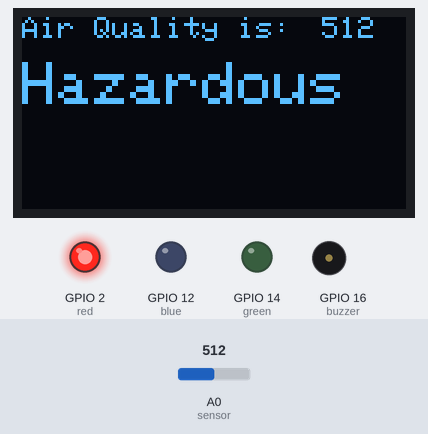
Recording of a sketch running on a simulated ESP8266 (NodeMCU). On the bench: 128×64 one-colour display, output pins drawn as LEDs (lit = HIGH), buzzer (waves = sounding). Inputs (shaded band) come from the test bench; at power-on: A0 (sensor) = 512. WiFi joins after 1.5 s; servers stay silent unless stated; uploads are accepted with an empty reply; pins used as bus, display or sensor lines are not drawn; what the sketch prints to the serial monitor is not drawn.

Above: at 6.3 s.
6.4 s: A0 (sensor) set to 308
At 13.3 s:
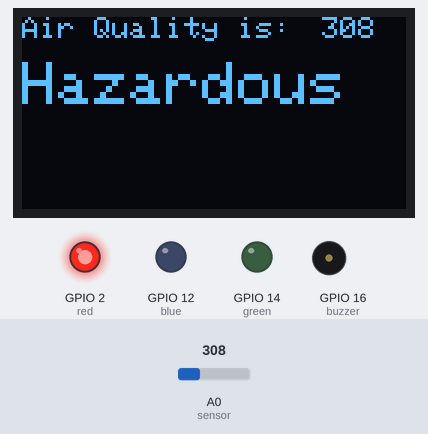
13.7 s: A0 (sensor) set to 282
At 19.4 s:
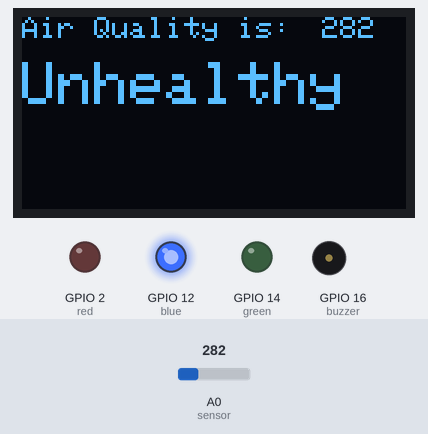
20.2 s: A0 (sensor) set to 215
At 26.2 s:
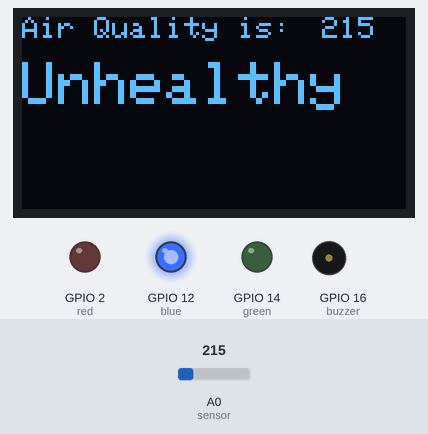
26.6 s: A0 (sensor) set to 187
At 32.4 s:
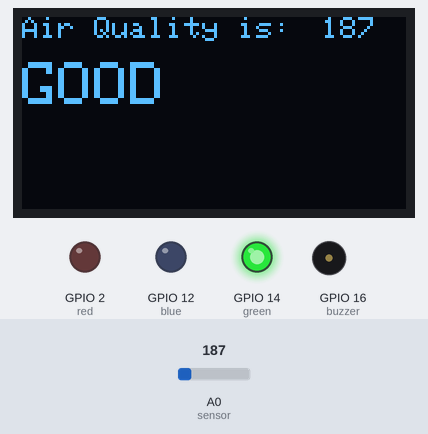
33.0 s: A0 (sensor) set to 306
At 35.9 s:
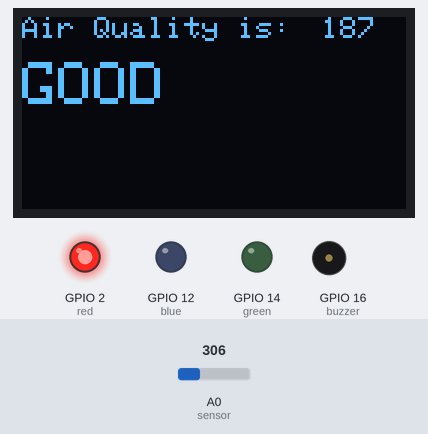
Timing chart, 0 to 37.4 s (numbered marks = the images above; inputs shaded):
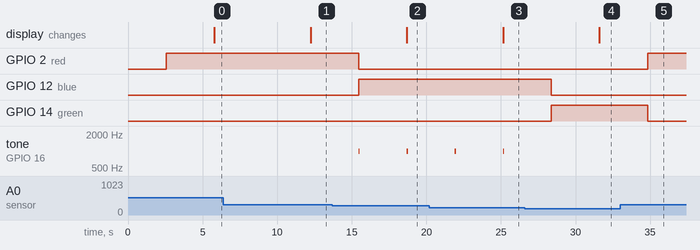

The sketch:

Kala_Kriti_with_Node_Mcu.ino
```cpp
#include <ESP8266WiFi.h>
#include <ESP8266HTTPClient.h>
#include <SPI.h>
#include <Wire.h>
#include <Adafruit_GFX.h>
#include <Adafruit_SSD1306.h>
#define SCREEN_WIDTH 128     // OLED display width, in pixels
#define SCREEN_HEIGHT 64     // OLED display height, in pixels
#define OLED_RESET -1        // This for reset. It is not Important to write
Adafruit_SSD1306 display(SCREEN_WIDTH, SCREEN_HEIGHT, &Wire, -1);      // OLED rest in node mcu mean write -1 and in Uno its 4

WiFiClient client;
HTTPClient httpClient;

int sensor = A0;
int relay = 13;                                // 13 is GPIO pin  in NodeMcu & D7 is digital pin in Node Mcu or 0 is GPIO pin  in NodeMcu & D3 is digital pin in Node Mcu
int buzzer = 16;                               // 16 is GPIO pin  in NodeMcu & D0 is digital pin in Node Mcu
int red = 2;                                   // 2 is GPIO pin  in NodeMcu & D4 is digital pin in Node Mcu
int green = 14;                                // 14 is GPIO pin  in NodeMcu & D5 is digital pin in Node Mcu
int blue = 12;                                 // 12 is GPIO pin  in NodeMcu & D6 is digital pin in Node Mcu
int gasLevel = 0;                              // int variable for gas level
String quality = "";

char ssid[] = "<wifi-name>";
char pass[] = "<wifi-pass>";

void setup() {
  Serial.begin(115200);
  display.begin(SSD1306_SWITCHCAPVCC, 0x3C);      // This is the address of our display so dont change it.
  display.clearDisplay();                         // This is for clear Oled. If you will not this is print Adafruit Logo
  display.setTextColor(WHITE);                    // This is color of text without this you can't see text
  display.setCursor(5, 10);                       // This is for exact place where you want to print like XY Coordinate where X is vary from 0-127 and Y is vary from 0-63
  display.setTextSize(2);                         // This is Text size you can change it from 1-5 or more
  display.println("KALA-KRITI");
  display.display();                              // THIS IS ALWAYS USED AT LAST OF CODING AFTER PRINT ANYTHING IN OLED

  pinMode(buzzer, OUTPUT);                        // Set beeper for output
  pinMode(sensor, INPUT);                         // Set sensor for input
  pinMode(relay, OUTPUT);
  pinMode(red, OUTPUT);
  pinMode(green, OUTPUT);
  pinMode(blue, OUTPUT);

  WiFi.begin(ssid, pass);
  while (WiFi.status() != WL_CONNECTED) {
    delay(500);
    Serial.print(".");
  }

  Serial.println("Connected");
  Serial.println(WiFi.localIP());

  delay(1000);
}

void loop() {
  gasLevel = analogRead(sensor);
  Serial.print("Gas Level:");
  Serial.println(gasLevel);
  digitalWrite (green, LOW);
  digitalWrite (red, LOW);
  digitalWrite (blue, LOW);
  digitalWrite (buzzer, LOW);
  digitalWrite (relay, HIGH);

  if (gasLevel < 200) {
    quality = "GOOD";
    digitalWrite(relay, HIGH);
    digitalWrite (green, HIGH);
    delay(500);
  }

  else if (gasLevel >= 200 and gasLevel < 300) {
    quality = "Unhealthy";
    digitalWrite(relay, LOW);
    digitalWrite (blue, HIGH);
    tone(buzzer, 1000, 80);
    delay(500);
  }

  else if (gasLevel >= 300) {
    quality = "Hazardous";
    digitalWrite(relay, LOW);
    digitalWrite (red, HIGH);
    digitalWrite( buzzer, HIGH);
    delay(500);
  }

  postData(String(gasLevel), quality);

  display.clearDisplay();
  display.setTextColor(WHITE);
  display.setCursor(0, 0);
  display.setTextSize(1);
  display.print("Air Quality is: ");
  display.setCursor(100, 0);
  display.setTextSize(1);
  display.print(gasLevel);
  display.setTextSize(2);
  display.setCursor(0, 15);
  display.println(quality);
  display.display();
}

void postData(String mq2_val, String quality) {
  String URL = "http://<ip-address>:<port>/api/data/" + mq2_val + "/" + quality;
  httpClient.begin(client, URL);
  httpClient.POST(URL);
  Serial.println(URL);
  delay(2500);
}
```

Measured:
- the behaviour switches between 300 and 299 on A0 (sensor) (found by bisection; images 1 and 2)
- the behaviour switches between 200 and 199 on A0 (sensor) (found by bisection; images 3 and 4)
- after the input at 6.4 s, the display: changes after 5.8 s (image 1)
- after the input at 13.7 s, GPIO 2 (red): HIGH → LOW after 1.8 s; GPIO 12 (blue): LOW → HIGH after 1.8 s; tone on GPIO 16 (buzzer): alternates 1000 Hz for 0.08 s and silent for 3.1 s, starting after 1.8 s; the display: changes after 5.0 s (image 2)
- after the input at 20.2 s, the display: changes after 4.9 s (image 3)
- after the input at 26.6 s, GPIO 12 (blue): HIGH → LOW after 1.8 s; GPIO 14 (green): LOW → HIGH after 1.8 s; tone on GPIO 16 (buzzer): stops changing and stays silent; the display: changes after 5.0 s (image 4)
- after the input at 33.0 s, GPIO 2 (red): LOW → HIGH after 1.8 s; GPIO 14 (green): HIGH → LOW after 1.8 s
